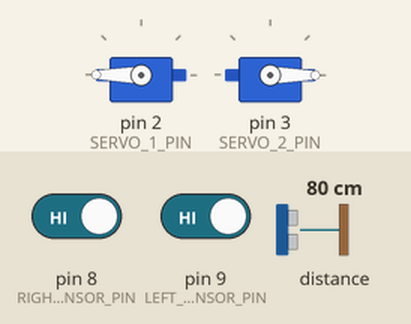
The sketch below on a simulated Arduino Uno, built with avr-gcc and run on an emulated ATmega328P. On the bench: 2 × servo. The inputs (shaded band) are chosen by the test bench; at power-on: distance to the obstacle 80 cm, pin 8 (RIGHT_SENSOR_PIN) HIGH, pin 9 (LEFT_SENSOR_PIN) HIGH. What the sketch prints to the serial monitor is not drawn.

Above: at 1.2 s.
1.3 s: distance to the obstacle set to 7 cm
4.3 s: distance to the obstacle set to 4 cm
At 5.2 s:
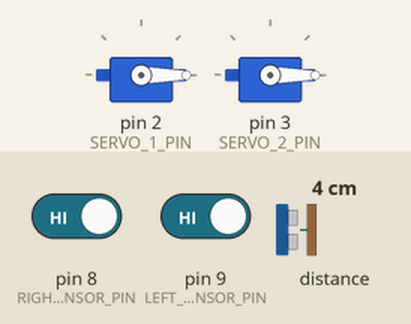
7.3 s: pin 8 (RIGHT_SENSOR_PIN) driven LOW
At 8.8 s:
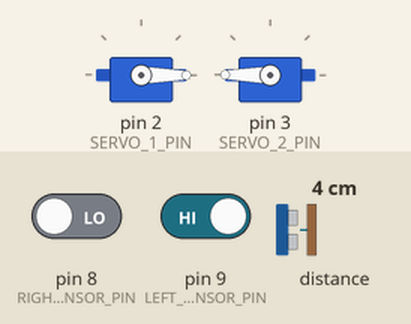
10.3 s: pin 9 (LEFT_SENSOR_PIN) driven LOW
At 10.3 s:
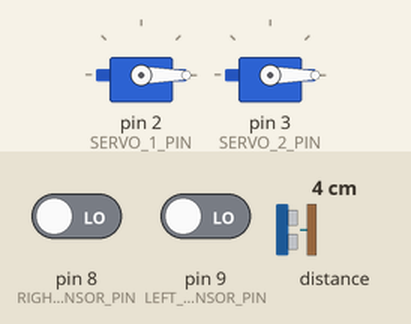
12.8 s: pin 9 (LEFT_SENSOR_PIN) driven HIGH
At 13.9 s:
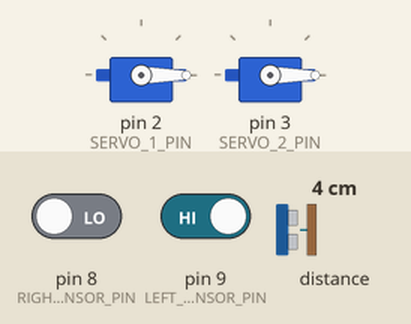
15.8 s: pin 8 (RIGHT_SENSOR_PIN) driven HIGH
At 16.8 s:
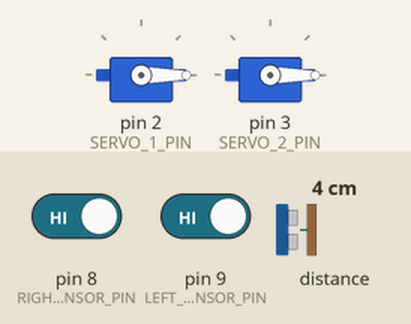
Timing chart, 0 to 18.6 s (numbered marks = the images above; inputs shaded):
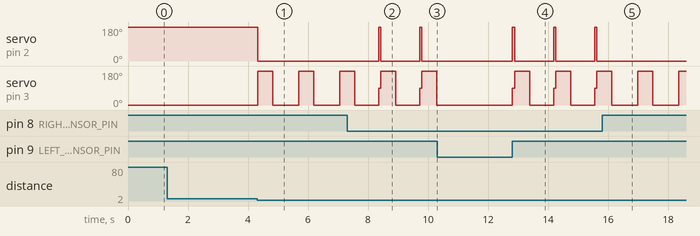

Measured:
- the behaviour switches between 6 and 5 cm on distance to the obstacle (found by bisection; images 0 and 1)
- after the input at 1.3 s, every drawn part: stays the same
- after the input at 4.3 s, servo on pin 2 (SERVO_1_PIN): 180° → 0° at once; servo on pin 3 (SERVO_2_PIN): alternates 180° for 0.50 s and 0° for 0.87 s, starting at once
- after the input at 7.3 s, servo on pin 2 (SERVO_1_PIN): alternates 180° for 0.07 s and 0° for 1.3 s, starting after 1.1 s
- after the input at 10.3 s, servo on pin 2 (SERVO_1_PIN), servo on pin 3 (SERVO_2_PIN): stops changing and stays 0°
- after the input at 12.8 s, servo on pin 2 (SERVO_1_PIN): alternates 180° for 0.07 s and 0° for 1.3 s, starting at once; servo on pin 3 (SERVO_2_PIN): 0° → 90° at once, then repeats every 1.4 s: 180° 0.50 s, 0° 0.80 s, 90° 0.07 s
- after the input at 15.8 s, servo on pin 2 (SERVO_1_PIN): stops changing and stays 0°

The sketch:

arduino-robot-due.ino
```cpp
#include <Servo.h>

#include <Wire.h>
#include <VL53L0X.h>

VL53L0X sensor;
Servo myservo1;
Servo myservo2;

#define SERVO_1_PIN 2
#define SERVO_2_PIN 3

#define LEFT_SENSOR_PIN 9
#define RIGHT_SENSOR_PIN 8

short left_sensor;
short right_sensor;

void setup()
{
  Serial.begin(9600);

  myservo1.attach(SERVO_1_PIN);
  myservo2.attach(SERVO_2_PIN);

  pinMode(LEFT_SENSOR_PIN, INPUT_PULLUP);
  pinMode(RIGHT_SENSOR_PIN, INPUT_PULLUP);

  Wire.begin();

  sensor.setTimeout(500);
  if (!sensor.init())
  {
    Serial.println("Failed to detect and initialize sensor!");
    while (1)
    {
    }
  }

  sensor.startContinuous();

  FORWARD();
}

void readSensors()
{
  left_sensor = digitalRead(LEFT_SENSOR_PIN);
  right_sensor = digitalRead(RIGHT_SENSOR_PIN);

  Serial.print(left_sensor);
  Serial.print(" - ");
  Serial.print(right_sensor);
}

void loop()
{

  Serial.print(sensor.readRangeContinuousMillimeters());
  if (sensor.timeoutOccurred())
  {
    Serial.print(" TIMEOUT");
  }
  int mm = sensor.readRangeContinuousMillimeters();
  doObstacleLineFollower(mm);
  readSensors();
  if (left_sensor == 1 && right_sensor == 0)
  {
    RIGHT();
    Serial.print("RIGHT");
  }
  else if (left_sensor == 0 && right_sensor == 1)
  {
    LEFT();
    Serial.print("LEFT");
  }
  Serial.println("");
}

void doObstacleLineFollower(int mm)
{
  if (mm < 60)
  {
    STOP();
    BACK();
    delay(500);
    STOP();
    TURN();
    delay(800);
    while (true)
    {

      readSensors();

      if (left_sensor == 1)
      {
        break;
      }
    }
  }
}

void FORWARD()
{
  myservo1.write(180);
  myservo2.write(0);
}

void BACK()
{
  myservo1.write(0);
  myservo2.write(180);
}

void STOP()
{
  myservo1.write(90);
  myservo2.write(90);
}

void RIGHT()
{
  myservo2.write(90);
  myservo1.write(180);
}

void LEFT()
{
  myservo1.write(90);
  myservo2.write(0);
}

void TURN()
{
  myservo1.write(0);
  myservo2.write(0);
}
```
